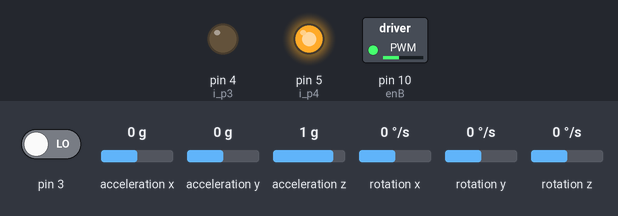
Bench run of a sketch on a simulated Arduino Uno, built with avr-gcc and run on an emulated ATmega328P. On the bench: switched loads named in the sketch (green lamp = pin HIGH), output pins drawn as LEDs (lit = HIGH). Wiring (inferred from the names in the program): MPU-6050 motion sensor at I2C address 0x68. The test bench sets the inputs (shaded band); at power-on: pin 3 LOW, acceleration x 0 g, acceleration y 0 g, acceleration z 1 g, rotation x 0 °/s, rotation y 0 °/s, rotation z 0 °/s. What the sketch prints to the serial monitor is not drawn.

Above: at 0.55 s.
At 2.0 s:
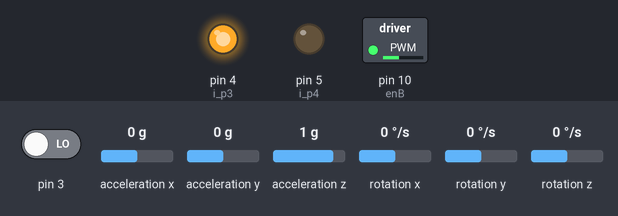
At 3.5 s:
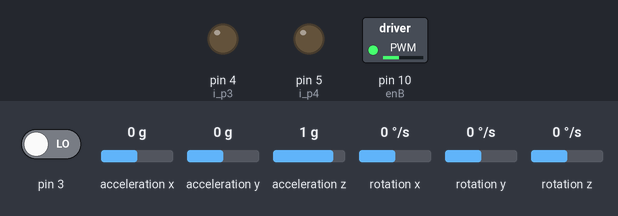
Timing chart, 0 to 4.0 s (numbered marks = the images above):
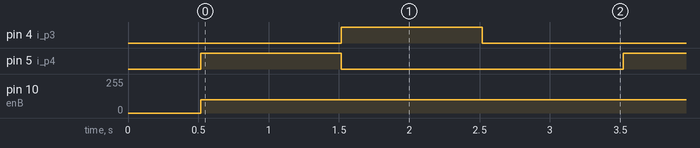

Measured:
- by itself, pin 4 (i_p3), pin 5 (i_p4): alternates HIGH for 1.0 s and LOW for 2.0 s
- by itself, pin 10 (enB): 0/255 → 100/255 at 0.52 s

The sketch:

balansero.ino
```cpp
#include <Wire.h>
#include <Encoder.h>

#define UGAO_PO_IMPULSU 360.0 / 8000.0
//#define directionPin 8
//#define ledPin 9

const int MPU = 0x68; // MPU6050 I2C address
float AccX, AccY, AccZ;
float GyroX, GyroY, GyroZ;
float accAngleX, accAngleY, gyroAngleX, gyroAngleY, gyroAngleZ;
float roll = 0;
float pitch = 0;
float yaw = 0;
float AccErrorX, AccErrorY, GyroErrorX, GyroErrorY, GyroErrorZ;
float elapsedTime, currentTime, previousTime;
int c = 0;

unsigned long dt = 5000;
unsigned long previous_time = 0;


//int motor1pin1 = 4;
//int motor1pin2 = 5;

// Motor B connections
int enB = 10;
int i_p3 = 4;
int i_p4 = 5;

volatile int counter;
//volatile int totalCounter;
void enkoder() {
  //totalCounter++;
  //static Encoder enkoder(2, 3);
  if(digitalRead(2)) counter++;
  else counter--;
  //return UGAO_PO_IMPULSU * enkoder.read();
}

float readEncoderData(){
  return counter/(2*PI);
  }

void driveMotor(int speed){
  //if(speed>0){digitalWrite(directionPin,LOW);analogWrite(ledPin,abs(speed));};
  //if(speed<=0){digitalWrite(directionPin,HIGH);analogWrite(ledPin,255-abs(speed));};
}


void setup() {
  Serial.begin(115200);

  // initialize imu
  MPU6050_initialization();

  // initialize encoder
  attachInterrupt(digitalPinToInterrupt(3), enkoder, RISING);

  // initialize motor driver
  driver_initialize();

  calculate_IMU_error();

  gyroAngleX = 0;
  gyroAngleY = 0;
  gyroAngleZ = 0;
  currentTime = millis();
}


void MPU6050_initialization() {
  Wire.begin();                      // Initialize comunication
  Wire.beginTransmission(MPU);       // Start communication with MPU6050 // MPU=0x68
  Wire.write(0x6B);                  // Talk to the register 6B
  Wire.write(0x00);                  // Make reset - place a 0 into the 6B register
  Wire.endTransmission(true);        //end the transmission
  delay(20);
}

void driver_initialize() {
  pinMode(enB, OUTPUT);
  pinMode(i_p3, OUTPUT);
  pinMode(i_p4, OUTPUT);
}

float read_accel_data() {
  // === Read acceleromter data === //
  Wire.beginTransmission(MPU);
  Wire.write(0x3B); // Start with register 0x3B (ACCEL_XOUT_H)
  Wire.endTransmission(false);
  Wire.requestFrom(MPU, 6, true);
  float AccX = (Wire.read() << 8 | Wire.read()) / 16384.0; // X-axis value
  float AccY = (Wire.read() << 8 | Wire.read()) / 16384.0; // Y-axis value
  float AccZ = (Wire.read() << 8 | Wire.read()) / 16384.0; // Z-axis value

  // Calculating Roll and Pitch from the accelerometer data
  accAngleX = (atan(AccY / sqrt(pow(AccX, 2) + pow(AccZ, 2))) * 180 / PI) - AccErrorX; // AccErrorX ~(0.58) See the calculate_IMU_error()custom function for more details
  accAngleY = (atan(-1 * AccX / sqrt(pow(AccY, 2) + pow(AccZ, 2))) * 180 / PI) - AccErrorY; // AccErrorY ~(-1.58)

  return accAngleX;
  //return accAngleY;
}

float read_gyro_data(float elapsedTime) {
  // === Read gyroscope data === //
  Wire.beginTransmission(MPU);
  Wire.write(0x43); // Gyro data first register address 0x43
  Wire.endTransmission(false);
  Wire.requestFrom(MPU, 6, true); // Read 4 registers total, each axis value is stored in 2 registers

  float GyroX = (Wire.read() << 8 | Wire.read()) / 131.0; // For a 250deg/s range we have to divide first the raw value by 131.0, according to the datasheet
  float GyroY = (Wire.read() << 8 | Wire.read()) / 131.0;
  float GyroZ = (Wire.read() << 8 | Wire.read()) / 131.0;
  // Correct the outputs with the calculated error values
  GyroX = GyroX - GyroErrorX; // GyroErrorX ~(-0.56)
  GyroY = GyroY - GyroErrorY; // GyroErrorY ~(2)
  GyroZ = GyroZ - GyroErrorZ; // GyroErrorZ ~ (-0.8)
  // Currently the raw values are in degrees per seconds, deg/s, so we need to multiply by sendonds (s) to get the angle in degrees
  gyroAngleX = gyroAngleX + GyroX * elapsedTime; // deg/s * s = deg
  gyroAngleY = gyroAngleY + GyroY * elapsedTime;
  yaw =  yaw + GyroZ * elapsedTime;
  // Complementary filter - combine acceleromter and gyro angle values
  roll = 0.96 * gyroAngleX + 0.04 * accAngleX;
  pitch = 0.96 * gyroAngleY + 0.04 * accAngleY;

  return gyroAngleX;
}
float degree_to_radian(float degree) {return (degree * PI)/180.0;}
float radian_to_degree(float radian) {return (radian * 180.0)/PI;}

void calculate_IMU_error() {
  // We can call this funtion in the setup section to calculate the accelerometer and gyro data error. From here we will get the error values used in the above equations printed on the Serial Monitor.
  // Note that we should place the IMU flat in order to get the proper values, so that we then can the correct values
  // Read accelerometer values 200 times
  while (c < 200) {
    Wire.beginTransmission(MPU);
    Wire.write(0x3B);
    Wire.endTransmission(false);
    Wire.requestFrom(MPU, 6, true);
    AccX = (Wire.read() << 8 | Wire.read()) / 16384.0 ;
    AccY = (Wire.read() << 8 | Wire.read()) / 16384.0 ;
    AccZ = (Wire.read() << 8 | Wire.read()) / 16384.0 ;
    // Sum all readings
    AccErrorX = AccErrorX + ((atan((AccY) / sqrt(pow((AccX), 2) + pow((AccZ), 2))) * 180 / PI));
    AccErrorY = AccErrorY + ((atan(-1 * (AccX) / sqrt(pow((AccY), 2) + pow((AccZ), 2))) * 180 / PI));
    c++;
  }
  //Divide the sum by 200 to get the error value
  AccErrorX = AccErrorX / 200;
  AccErrorY = AccErrorY / 200;
  c = 0;
  // Read gyro values 200 times
  while (c < 200) {
    Wire.beginTransmission(MPU);
    Wire.write(0x43);
    Wire.endTransmission(false);
    Wire.requestFrom(MPU, 6, true);
    GyroX = Wire.read() << 8 | Wire.read();
    GyroY = Wire.read() << 8 | Wire.read();
    GyroZ = Wire.read() << 8 | Wire.read();
    // Sum all readings
    GyroErrorX = GyroErrorX + (GyroX / 131.0);
    GyroErrorY = GyroErrorY + (GyroY / 131.0);
    GyroErrorZ = GyroErrorZ + (GyroZ / 131.0);
    c++;
  }
  //Divide the sum by 200 to get the error value
  GyroErrorX = GyroErrorX / 200;
  GyroErrorY = GyroErrorY / 200;
  GyroErrorZ = GyroErrorZ / 200;
  // Print the error values on the Serial Monitor
  Serial.print("AccErrorX: ");
  Serial.println(AccErrorX);
  Serial.print("AccErrorY: ");
  Serial.println(AccErrorY);
  Serial.print("GyroErrorX: ");
  Serial.println(GyroErrorX);
  Serial.print("GyroErrorY: ");
  Serial.println(GyroErrorY);
  Serial.print("GyroErrorZ: ");
  Serial.println(GyroErrorZ);
}

void loop() {
  previousTime = currentTime;        // Previous time is stored before the actual time read
  currentTime = millis();            // Current time actual time read
  elapsedTime = (currentTime - previousTime) / 1000; // Divide by 1000 to get seconds

  float accAngleY = read_accel_data();

  float GyroY = read_gyro_data(elapsedTime);

  float tau = 0.2;
  float alpha = tau/(tau + 0.005);
  pitch = (1 - alpha)*(pitch + (GyroY * dt)/1000000.0) + alpha * accAngleY;

  // Print the values of IMU on the serial monitor
//  Serial.print(accAngleY);
//  Serial.print(" ");
//  Serial.print(GyroY);
//  Serial.print(" ");
//  Serial.print(pitch);
//  Serial.print(" ");
//  Serial.println();

  float enkoder_ugao = readEncoderData();

//  Serial.print(enkoder_ugao);
//  Serial.print(" ");
//  Serial.print(totalCounter);
//  Serial.println();

  // kontroler

    analogWrite(enB, 100);
  digitalWrite(i_p3, LOW);
  digitalWrite(i_p4, HIGH);
    delay(1000);
  // Accelerate
  /*for (int i = 0; i < 255; i++)
  {
    analogWrite(enB, 255);
    Serial.println(i);
    delay(30);
  }
  // Decelerate
  for (int j = 255; j >= 0; --j)
  {
    analogWrite(enB, j);
    Serial.println(j);
    delay(30);
  }*/

    analogWrite(enB, 100);
  digitalWrite(i_p3, HIGH);
  digitalWrite(i_p4, LOW);
    delay(1000);
  digitalWrite(i_p3, LOW);
  digitalWrite(i_p4, LOW);
    delay(1000);

//
//  motor_input = 0;
//  driveMotor(motor_input);

  // Time control
  while(micros() < previous_time + dt) {}
  previous_time = micros();
  //delay(100);
}
```
